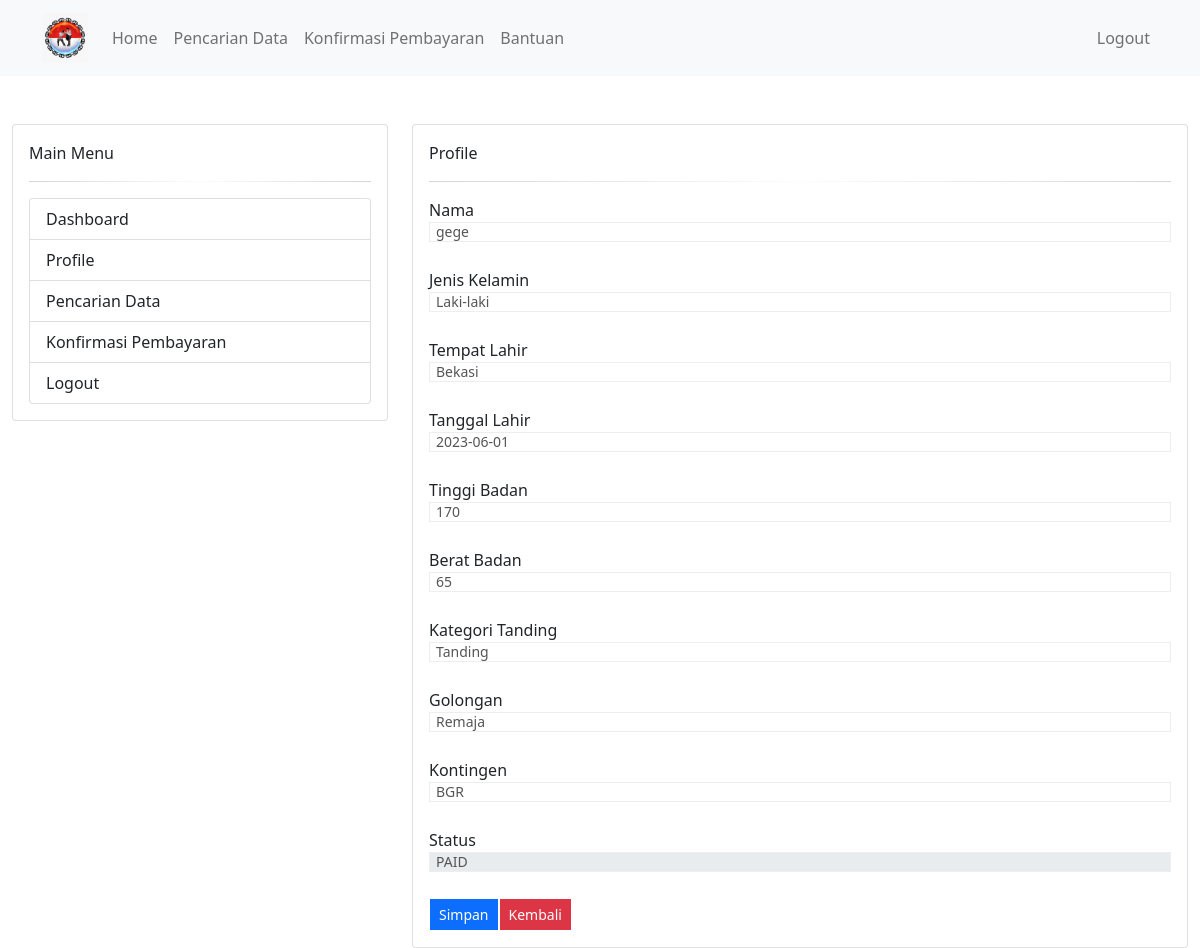
The page /user_profile.php (signed in) on the database its author committed.
### tables this page shows
CREATE TABLE `peserta` (
  `ID_peserta` int(11) NOT NULL,
  `nm_lengkap` varchar(35) NOT NULL,
  `jenis_kelamin` varchar(15) NOT NULL,
  `tpt_lahir` varchar(55) NOT NULL,
  `tgl_lahir` date NOT NULL,
  `tb` int(11) NOT NULL,
  `bb` int(11) NOT NULL,
  `kelas` varchar(21) NOT NULL,
  `asal_sekolah` varchar(55) NOT NULL,
  `kategori_tanding` varchar(10) NOT NULL,
  `golongan` varchar(15) NOT NULL,
  `kode_gr` varchar(32) NOT NULL,
  `kelas_tanding_FK` varchar(4) NOT NULL,
  `kontingen` varchar(100) NOT NULL,
  `foto` varchar(128) NOT NULL,
  `ktp` varchar(128) NOT NULL,
  `akta_lahir` varchar(128) NOT NULL,
  `ijazah` varchar(128) NOT NULL,
  `status` varchar(15) NOT NULL,
  `role` varchar(20) DEFAULT NULL,
  `email` varchar(100) DEFAULT NULL,
  `password` varchar(255) DEFAULT NULL
);

### user_profile.php (the view, shortened to what this page needs)
<!DOCTYPE html>
<html>
<head>
  <link id="base-style" href="css/style.css" rel="stylesheet">
  <link id="base-style-responsive" href="css/style-responsive.css" rel="stylesheet">
  <link href="https://cdn.jsdelivr.net/npm/bootstrap@5.0.2/dist/css/bootstrap.min.css" rel="stylesheet">
</head>
<body>
  <?php
  include "headmenu.php";
  ?>
  <div class="container-fluid mt-5">
    <div class="row">
      <div class="col-md-4">
        <div class="card">
          <div class="card-body">
            Main Menu
            <hr>
            <ul class="list-group">
              <a href="user_index.php" class="list-group-item text-dark text-decoration-none">Dashboard</a>
              <a href="user_profile.php" class="list-group-item text-dark text-decoration-none">Profile</a>
              <a href="pencarian.php" class="list-group-item text-dark text-decoration-none">Pencarian Data</a>
              <a href="konfirmasi.php" class="list-group-item text-dark text-decoration-none">Konfirmasi Pembayaran</a>
              <a href="backend/logout.php" class="list-group-item text-dark text-decoration-none">Logout</a>
            </ul>
          </div>
        </div>
      </div>
      <div class="col-md-8">
        <div class="card">
          <div class="card-body">
            Profile
            <hr>
            <div class="col-md-12">
              <div class="panel panel-default">
                <div class="panel-body">
                  <?php
                  $sql = "SELECT * FROM peserta WHERE ID_peserta='$_SESSION[ID_peserta]'";
                  $result = mysqli_query($koneksi, "$sql");
                  $data = mysqli_fetch_array($result);
                  ?>
                  <form action="user_index.php" method="post" name="form">
                    <table width="12%" border="0">
                      <div class="form-group mb-3">
                        <label>Nama</label>
                        <input type="text" class="form-control" name="nm_lengkap" value="<?php echo $data['nm_lengkap']; ?>" placeholder="Nama">
                      </div>
                      <div class="form-group mb-3">
                        <label>Jenis Kelamin</label>
                        <input type="text" class="form-control" name="jenis_kelamin" value="<?php echo $data['jenis_kelamin']; ?>" placeholder="Jenis Kelamin">
                      </div>
                      <div class="form-group mb-3">
                        <label>Tempat Lahir</label>
                        <input type="text" class="form-control" name="tpt_lahir" value="<?php echo $data['tpt_lahir']; ?>" placeholder="Tempat Lahir">
                      </div>
                      <div class="form-group mb-3">
                        <label>Tanggal Lahir</label>
                        <input type="text" class="form-control" name="tgl_lahir" value="<?php echo $data['tgl_lahir']; ?>" placeholder="Tanggal Lahir">
                      </div>
                      <div class="form-group mb-3">
                        <label>Tinggi Badan</label>
                        <input type="text" class="form-control" name="tb" value="<?php echo $data['tb']; ?>" placeholder="Tinggi Badan">
                      </div>
                      <div class="form-group mb-3">
                        <label>Berat Badan</label>
                        <input type="text" class="form-control" name="bb" value="<?php echo $data['bb']; ?>" placeholder="Berat Badan">
                      </div>
                      <div class="form-group mb-3">
                        <label>Kategori Tanding</label>
                        <input type="text" class="form-control" name="kategori_tanding" value="<?php echo $data['kategori_tanding']; ?>" placeholder="Kategori Tanding">
                      </div>
                      <div class="form-group mb-3">
                        <label>Golongan</label>
                        <input type="text" class="form-control" name="golongan" value="<?php echo $data['golongan']; ?>" placeholder="Golongan">
                      </div>
                      <div class="form-group mb-3">
                        <label>Kontingen</label>
                        <input type="text" class="form-control" name="kontingen" value="<?php echo $data['kontingen']; ?>" placeholder="Kontingen">
                      </div>
                      <div class="form-group mb-3">
                        <label>Status</label>
                        <input type="text" class="form-control" name="status" value="<?php echo $data['status']; ?>" placeholder="Status" disabled>
                      </div>
                      <tr>
                        <td><input type="submit" name="update" value="Simpan" class="btn btn-primary btn-sm"></td>
                        <td><a href="user_index.php" value="Batal" class="btn btn-danger btn-sm">Kembali</a></td>
                      </tr>
                    </table>
                  </form>
                </div>
              </div>
            </div>
          </div>
        </div>
      </div>
    </div>
  </div>
</body>
</html>

### backend/css/style.css (style rules this page uses)
body { background: #F5F5F5; color: #333; border: none; font-family: 'Open Sans', sans-serif; font-weight: 400; }
a { color: #646464; }
hr { height: 2px; border: none; background: -moz-linear-gradient(left, rgba(249,249,249,0.25) 0%, rgba(249,249,249,1) 50%, rgba(249,249,249,0.25) 100%); background: -webkit-gradient(linear, left top, right top, color-stop(0%,rgba(249,249,249,0.25)), color-stop(50%,rgba(249,249,249,1)), color-stop(100%,rgba(249,249,249,0.25))); background: -webkit-linear-gradient(left, rgba(249,249,249,0.25) 0%,rgba(249,249,249,1) 50%,rgba(249,249,249,0.25) 100%); background: -o-linear-gradient(left, rgba(249,249,249,0.25) 0%,rgba(249,249,249,1) 50%,rgba(249,249,249,0.25) 100%); background: -ms-linear-gradient(left, rgba(249,249,249,0.25) 0%,rgba(249,249,249,1) 50%,rgba(249,249,249,0.25) 100%); background: linear-gradient(to right, rgba(249,249,249,0.25) 0%,rgba(249,249,249,1) 50%,rgba(249,249,249,0.25) 100%); filter: progid:DXImageTransform.Microsoft.gradient( startColorstr='#40f9f9f9', endColorstr='#40f9f9f9',GradientType=1 ); }
.btn { display: inline-block; padding: 6px 12px; margin-bottom: 0; font-size: 14px; font-weight: 500; line-height: 20px; text-align: center; white-space: nowrap; vertical-align: middle; cursor: pointer; border: 1px solid #a7a9aa; -webkit-border-radius: 0px !important; border-radius: 0px !important; }
.btn { color: #ffffff; background-color: #a7a9aa; border-color: #a7a9aa; background-image: none; filter: none; text-shadow: none; }
.btn-primary { background-color: #578EBE; border-color: #578EBE; }
.btn-danger { background-color: #E25A59; border-color: #E25A59; }

### backend/css/halflings.css (style rules this page uses)
html, html .halflings { -webkit-font-smoothing: antialiased !important; }

### backend/css/style-forms.css (style rules this page uses)
.add-on, select, textarea, input[type="text"], input[type="password"], input[type="datetime"], input[type="datetime-local"], input[type="date"], input[type="month"], input[type="time"], input[type="week"], input[type="number"], input[type="email"], input[type="url"], input[type="search"], input[type="tel"], input[type="color"], input[type="file"], .uneditable-input { border-color: #eee !important; display: inline-block; height: 20px; padding: 4px 6px; margin-bottom: 10px; font-size: 14px; line-height: 20px; color: #555555; vertical-align: middle; -webkit-border-radius: 0px; -moz-border-radius: 0px; border-radius: 0px; }
input, textarea, .uneditable-input { width: 206px; }
textarea, input[type="text"], input[type="password"], input[type="datetime"], input[type="datetime-local"], input[type="date"], input[type="month"], input[type="time"], input[type="week"], input[type="number"], input[type="email"], input[type="url"], input[type="search"], input[type="tel"], input[type="color"], .uneditable-input { background-color: #ffffff; border: 1px solid #cccccc; -webkit-box-shadow: none; -moz-box-shadow: none; box-shadow: none; -webkit-transition: border linear 0.2s, box-shadow linear 0.2s; -moz-transition: border linear 0.2s, box-shadow linear 0.2s; -o-transition: border linear 0.2s, box-shadow linear 0.2s; transition: border linear 0.2s, box-shadow linear 0.2s; }
input[type="file"], input[type="image"], input[type="submit"], input[type="reset"], input[type="button"], input[type="radio"], input[type="checkbox"] { width: auto; }
input, textarea, .uneditable-input { margin-left: 0; }
input[disabled], select[disabled], textarea[disabled], input[readonly], select[readonly], textarea[readonly] { cursor: not-allowed; background-color: #eeeeee; }

### rows shown on the page
peserta: nm_lengkap "gege", jenis_kelamin "Laki-laki", tpt_lahir "Bekasi", tgl_lahir "2023-06-01", tb "170", bb "65", kategori_tanding "Tanding", golongan "Remaja", kontingen "BGR", status "PAID"
